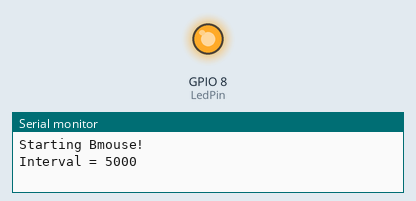
The sketch below on a simulated ESP32-S3. Parts: output pins drawn as LEDs (lit = HIGH), the last lines printed to the serial monitor. Random numbers use the default seed unless the sketch sets one; USB keyboard and mouse output is not drawn.

Above: at 0.1 s.
At 111.1 s:
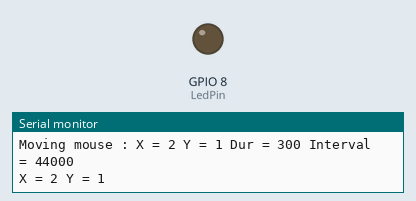
Timing chart, 0 to 112.7 s (numbered marks = the images above):
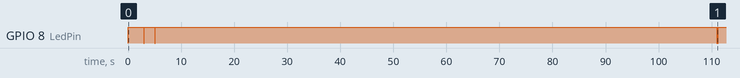

Measured:
- by itself, GPIO 8 (LedPin): goes HIGH 3.0 s, LOW 0.10 s, HIGH 1.9 s, LOW 0.10 s, HIGH 106 s, LOW 0.20 s, then HIGH

The sketch:

BMouse_noDelay.ino
```cpp
#include <BleMouse.h>

BleMouse bleMouse("BMouse", "MB", 69);

const byte LedPin = 8;
unsigned long lastMove = 0, lastBlink = 0, lastConn = 0 , startTime = 0;
unsigned long currentMillis = millis(), AbsStartTime = currentMillis;
unsigned long interval = 5000; //random(40,58) * 1000;
int duration = 0, x = 0, y = 0;
bool connected = false;
byte in2 = 0, mmove = 0;


void setup() {
  Serial.begin(115200);
  Serial.println();
  Serial.println("Starting Bmouse!");
  bleMouse.begin();
  Serial.println("Interval = "+String(interval)+"");
  pinMode(LedPin, OUTPUT);
}

void loop() {
  if (millis() % 100 == 0 ) {
  handle_mouse();
  }
}

void switchLed() {
  digitalWrite(LedPin, !digitalRead(LedPin));
}

void every(int interv, void (*function)(),unsigned long &variable, bool reset){
  unsigned long cMillis = millis();
  if(cMillis - variable >= interv ) {
     (*function)();
     if (reset) { variable = cMillis; }
  }
}

void moveMouse(int x,int y) {
  bleMouse.move(x,y);
  Serial.println("X = "+String(x)+" Y = "+String(y) );
}

void in2sec() {
  if(in2 == 0) { digitalWrite(LedPin, LOW); Serial.println("Move in 2 sec .."); in2++; }
}

void in1sec() {
  if(in2 == 1) { digitalWrite(LedPin, HIGH); Serial.println("Move in 1 sec .."); in2++; }
}

void move() {
  if (mmove == 0) {
    digitalWrite(LedPin, LOW);
    interval = random(40,58) * 1000;
    duration = (random(3) * 100) + 100;
    x = random(5) - 2;
    y = random(5) - 2;
    Serial.println("Moving mouse : X = "+String(x)+" Y = "+String(y)+" Dur = "+String(duration)+" Interval = "+String(interval) );
    mmove++;
    startTime = millis();
  }
  if (mmove == 1) {
    if (bleMouse.isConnected()) {
      if(millis()<startTime+duration) { moveMouse(x,y); }
        else if(millis()<startTime+duration*2) { moveMouse(-x,-y); }
        else { lastMove = currentMillis; mmove=0;
          digitalWrite(LedPin, HIGH); in2=0;
        }
    }
  }
}
void restartESP(){
  ESP.restart();
}

void handle_mouse() {
  currentMillis = millis();
  if(bleMouse.isConnected()) {
    digitalWrite(LedPin, HIGH);
    connected = true;
    every(interval - 2000,in2sec,lastMove,0);
    every(interval - 1000,in1sec,lastMove,0);
    every(interval,move,lastMove,1);
  } else {
    if (connected) { lastConn = currentMillis;  connected = false; }
    every(500,switchLed,lastBlink,1);
    every(15000,restartESP,lastConn,1);
  }
}
```
